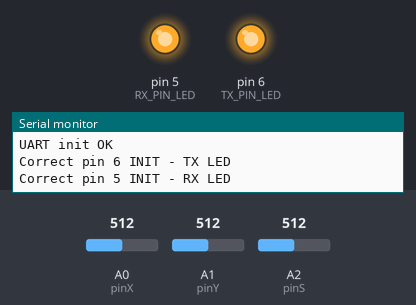
This sketch was run on a simulated Arduino Uno, built with avr-gcc and run on an emulated ATmega328P. Shown: output pins drawn as LEDs (lit = HIGH), the last lines printed to the serial monitor. The inputs (shaded band) are chosen by the test bench; at power-on: A0 (pinX) = 512, A1 (pinY) = 512, A2 (pinS) = 512. No radio packets arrive unless stated.

Above: at 0.1 s.
At 1.6 s:
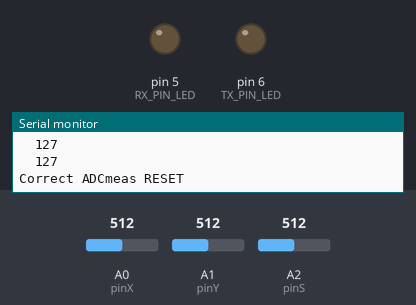
1.7 s: A0 (pinX) set to 410
4.7 s: A0 (pinX) set to 388
7.7 s: A1 (pinY) set to 416
9.2 s: A1 (pinY) set to 385
12.2 s: A2 (pinS) set to 408
13.7 s: A2 (pinS) set to 383
Timing chart, 0 to 16.7 s (numbered marks = the images above; inputs shaded):
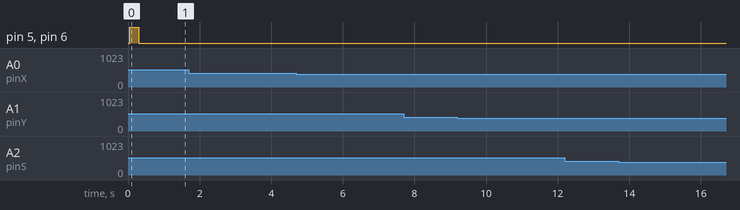

The sketch:

Remote_v0.ino
```cpp
/*
    Program z uzyciem nRF24L01+ pod uC Atmega 328 (Arduino Uno Rev3)
    Przesylanie danych z urzadzenia nadrzednego do odbiornika.
    Biblioteka: TMRh20/RF24
    Urzadzdenie: Master
    Autor: Khevenin
*/

/* Libraries */

#include <SPI.h>
#include <nRF24L01.h>
#include <RF24.h>

/* Directives and Macros */
#define PIPE_ADDRESS_SIZE  5    //Only 5 byte!
#define BUFFER_SIZE        32   //
#define MEAS_SIZE          3    //number of cells in ADCmeas

#define UART_SPEED_48 4800
#define UART_SPEED_96 9600
#define UART_SPEED_288 28800
#define UART_SPEED_115 115200

#define TX_PIN_LED 6
#define RX_PIN_LED 5

/* Variables */
String TxLedName = "TX LED";
String RxLedName = "RX LED";
String TxBufName = "TxBuffer";
String RxBufName = "RxBuffer";
String ADCBufName = "ADCmeas";

uint16_t defaultBlinkTime = 0xFF;  // value of blink time - 255ms ;

uint8_t         RTxChannel = 64;              // 0 - 124
rf24_pa_dbm_e   TxPowerLevel = RF24_PA_MIN;   //RF24_PA_MIN - -18dBm, RF24_PA_LOW - -12dBm, RF24_PA_HIGH - -6dBm, RF24_PA_MAX - 0dBm
rf24_datarate_e TxDataRate = RF24_250KBPS;     //RF24_250KBPS for 250kbs, RF24_1MBPS for 1Mbps, or RF24_2MBPS for 2Mbps

uint8_t pinX = 0;   //number of pin to measure X axis
uint8_t pinY = 1;   // - || - Y axis
uint8_t pinS = 2;   // - || - switch state
uint8_t posX = 0;   //X axis value in ADCmeas array
uint8_t posY = 1;   //Y - || -
uint8_t posS = 2;   //switch state - || -

/* Arrays */
uint8_t ADCmeas[MEAS_SIZE] = {0x00, 0x00};

uint8_t TxBuffer[BUFFER_SIZE];
uint8_t RxBuffer[BUFFER_SIZE];

uint8_t TxAddresses[PIPE_ADDRESS_SIZE] = {0x0A, 0x0A, 0x0A, 0x0A, 0x01};
uint8_t RxAddresses[PIPE_ADDRESS_SIZE] = {0x0B, 0x0B, 0x0B, 0x0B, 0x02};

/* Prototypes */
boolean Blink(uint8_t ledPin = 0, uint16_t blinkTime = defaultBlinkTime);                       //Funkcja z wartosciami domyslnymi
boolean doubleBlink(uint8_t ledPin_1, uint8_t ledPin_2, uint16_t blinkTime = defaultBlinkTime);
void pinsInitPrint(String pinNum, String Name);
void pinsInit( uint8_t LedPin_1, uint8_t LedPin_2, String Name_1, String Name_2 );

void bufferReset(uint8_t *buf, uint8_t bufSize);
void bufferResetPrint( String bufferName);
void cleanBuffers(uint8_t *buf_1, uint8_t bufSize_1, uint8_t *buf_2, uint8_t bufSize_2, String bufferName_1, String bufferName_2 );

void addressPrint(uint8_t *buf, uint8_t bufSize);
void channelPrint(uint8_t channel);
void powerLevelPrint( rf24_pa_dbm_e power );
void dataratePrint( rf24_datarate_e rate );
void radioInit(uint8_t *TxADDR, uint8_t *RxADDR, uint8_t addrSize, uint8_t channel, rf24_pa_dbm_e power, rf24_datarate_e rate );  //zastanowic sie nad inicjalziacja

/* Init */
RF24 radio(7, 8);    //Create an RF24 object - set CE - pin 7, CN - pin 8

void setup() {
  /* Serial port init */
  Serial.begin(UART_SPEED_96, SERIAL_8E1);      //UART 8 bits with EVEN mode - że bit parzystości
  Serial.println("\nRemote application start\nUART init OK\n");

  /* Pin init */
  pinsInit( TX_PIN_LED, RX_PIN_LED, TxLedName, RxLedName );
  /* Buffer reset - clean cells of arrays */
  cleanBuffers(TxBuffer, sizeof(TxBuffer), RxBuffer, sizeof(RxBuffer), TxBufName, RxBufName);
  /* Radio init */
  radioInit(TxAddresses, RxAddresses, PIPE_ADDRESS_SIZE, RTxChannel, TxPowerLevel, TxDataRate );

}

void loop() {
  /* ADC A0 measurement and Data proccessing */
   ADCmeas[posX] = map(analogRead(pinX), 0, 1023, 0, 255);    //measure value of voltage on joystic for X axis
   ADCmeas[posY] = map(analogRead(pinY), 0, 1023, 0, 255);    // - || - for Y axis
   ADCmeas[posS] = map(analogRead(pinS), 0, 1023, 0, 255);    // - || - for switch state
   Serial.println("\nMeasured joystic position: \nX axis: " + (String(ADCmeas[posX])) + "\nY axis: " + (String(ADCmeas[posY])) + "\nSwitch: " + (String(ADCmeas[posS])));
   Serial.println("\nTX Buffer content: \n");
   for(uint8_t j = 0; j < sizeof(ADCmeas) ; j++) {
     TxBuffer[j] = ADCmeas[j];
     Serial.println("\t" + (String(TxBuffer[j])) );
   }
   bufferReset(ADCmeas, sizeof(ADCmeas));
   bufferResetPrint(ADCBufName);

  /* Stop listening */
  radio.stopListening();
   /* Start sending */
  digitalWrite(TX_PIN_LED, HIGH);     //TX led set
  radio.write(TxBuffer, 3);           //hardcoding 3 bytes to send
  digitalWrite(TX_PIN_LED, LOW);

  /* Start listening */
  radio.startListening();
  if(radio.available()) {
    digitalWrite(RX_PIN_LED, HIGH);
    while(radio.available()) {
      radio.read(RxBuffer, sizeof(RxBuffer));
    }
    digitalWrite(RX_PIN_LED, LOW);
  }


}


/* Functions */

boolean Blink(uint8_t ledPin, uint16_t blinkTime) {
  if ((ledPin < 0) || (ledPin > 13)) {
    return false;
  }
  if ( blinkTime > 10000) {   //jezeli wieksze do 10 sek
    blinkTime = 2000;
  }
  if ( digitalRead(ledPin) == HIGH) {
    digitalWrite(ledPin, LOW);
    delay(blinkTime);
    digitalWrite(ledPin, HIGH);
    return true;
  }
  else {
    digitalWrite(ledPin, HIGH);
    delay(blinkTime);
    digitalWrite(ledPin, LOW);
    return true;
  }
}

boolean doubleBlink(uint8_t ledPin_1, uint8_t ledPin_2, uint16_t blinkTime) {
  if ( ((ledPin_1 < 0) || (ledPin_1 > 13)) || ((ledPin_2 < 0) || (ledPin_2 > 13)) ) {
    return false;
  }
  if ( blinkTime > 10000) {   //jezeli wieksze do 10 sek
    blinkTime = 2000;
  }

  if ( digitalRead(ledPin_1) == HIGH || digitalRead(ledPin_2) == HIGH ) {       // high high
    digitalWrite(ledPin_1, LOW);  digitalWrite(ledPin_2, LOW);
    delay(blinkTime);
    digitalWrite(ledPin_1, HIGH); digitalWrite(ledPin_2, HIGH);
    return true;

  } else if ( digitalRead(ledPin_1) == LOW || digitalRead(ledPin_2) == LOW ) {    //low low
    digitalWrite(ledPin_1, HIGH); digitalWrite(ledPin_2, HIGH);
    delay(blinkTime);
    digitalWrite(ledPin_1, LOW);  digitalWrite(ledPin_2, LOW);
    return true;

  } else if ( digitalRead(ledPin_1) == LOW || digitalRead(ledPin_2) == HIGH) {    //low high
    digitalWrite(ledPin_1, HIGH); digitalWrite(ledPin_2, LOW);
    delay(blinkTime);
    digitalWrite(ledPin_1, LOW);  digitalWrite(ledPin_2, HIGH);
    return true;

  } else if ( digitalRead(ledPin_1) == HIGH || digitalRead(ledPin_2) == LOW ) {   //high low
    digitalWrite(ledPin_1, LOW); digitalWrite(ledPin_2, HIGH);
    delay(blinkTime);
    digitalWrite(ledPin_1, HIGH);  digitalWrite(ledPin_2, LOW);
    return true;
  } else {
    return false;
  }
}

void pinsInitPrint(String pinNum, String Name) {
  Serial.println("\nCorrect pin " +  pinNum  + " INIT - " + Name + "\n");
}

void pinsInit( uint8_t LedPin_1, uint8_t LedPin_2, String Name_1, String Name_2 ) {
  pinMode(LedPin_1, OUTPUT);
  pinMode(LedPin_2, OUTPUT);
  pinsInitPrint(String(LedPin_1), Name_1);   //toDebug
  pinsInitPrint(String(LedPin_2), Name_2);   //toDebug
  doubleBlink(LedPin_1, LedPin_2);           //toDebug
}


void bufferReset(uint8_t *buf, uint8_t bufSize) {            //Funkcja resetowanai bufora
  for (uint8_t i = 0; i < bufSize; i++) {
    buf[i] = 0;
  }
}

void bufferResetPrint( String bufferName) {
  Serial.println("\nCorrect " + bufferName + " RESET\n");
}

void cleanBuffers(uint8_t *buf_1, uint8_t bufSize_1, uint8_t *buf_2, uint8_t bufSize_2, String bufferName_1, String bufferName_2 ) {
  bufferReset(buf_1, bufSize_1);
  bufferResetPrint( bufferName_1);
  bufferReset(buf_2, bufSize_2);
  bufferResetPrint( bufferName_2);
}


void addressPrint(uint8_t *buf, uint8_t bufSize) {
  Serial.print("\nSet TxAddress Pipeline: ");
  for(int i = 0; i < bufSize; i++ ) {
    Serial.print("\t " + (String(buf[i])) + "\t" );
  }
}

void channelPrint(uint8_t channel) {
  Serial.println("\nSet RX & TX channel: " + (String(channel)));
}

void powerLevelPrint( rf24_pa_dbm_e power ) {

  if (power == 0) {
    Serial.println("\nSet TX power: -18dBm");
  }
  else if (power == 1) {
    Serial.println("\nSet TX power: -12dBm");
  }
  else if ( power == 2) {
    Serial.println("\nSet TX power: -6dBm");
  }
  else if ( power == 3) {
    Serial.println("\nSet TX power: 0dBm");
  }
}

void dataratePrint( rf24_datarate_e rate ) {
  if (rate == 0) {
    Serial.println("\nSet data rate: 1Mbps");
  }
  else if (rate== 1) {
    Serial.println("\nSet data rate: 2Mbps");
  }
  else if (rate == 2) {
    Serial.println("\nSet data rate: 250kbps");
  }
}


void radioInit(uint8_t *TxADDR, uint8_t *RxADDR, uint8_t addrSize, uint8_t channel,  rf24_pa_dbm_e power, rf24_datarate_e rate  ) {
  radio.begin();
  radio.openWritingPipe( TxADDR);         //TX pipe address
  addressPrint(TxADDR, addrSize );
  radio.openReadingPipe( 1, RxADDR);      //RX pipe address
  addressPrint(RxADDR,addrSize);

  radio.setChannel(channel);                 //Set TX/RX channel
  channelPrint(channel);

  radio.setPALevel(power) ;              //Set TX output power
  powerLevelPrint(power);

  radio.setDataRate(rate);            //Set TX speed
  dataratePrint(rate);
}
```
